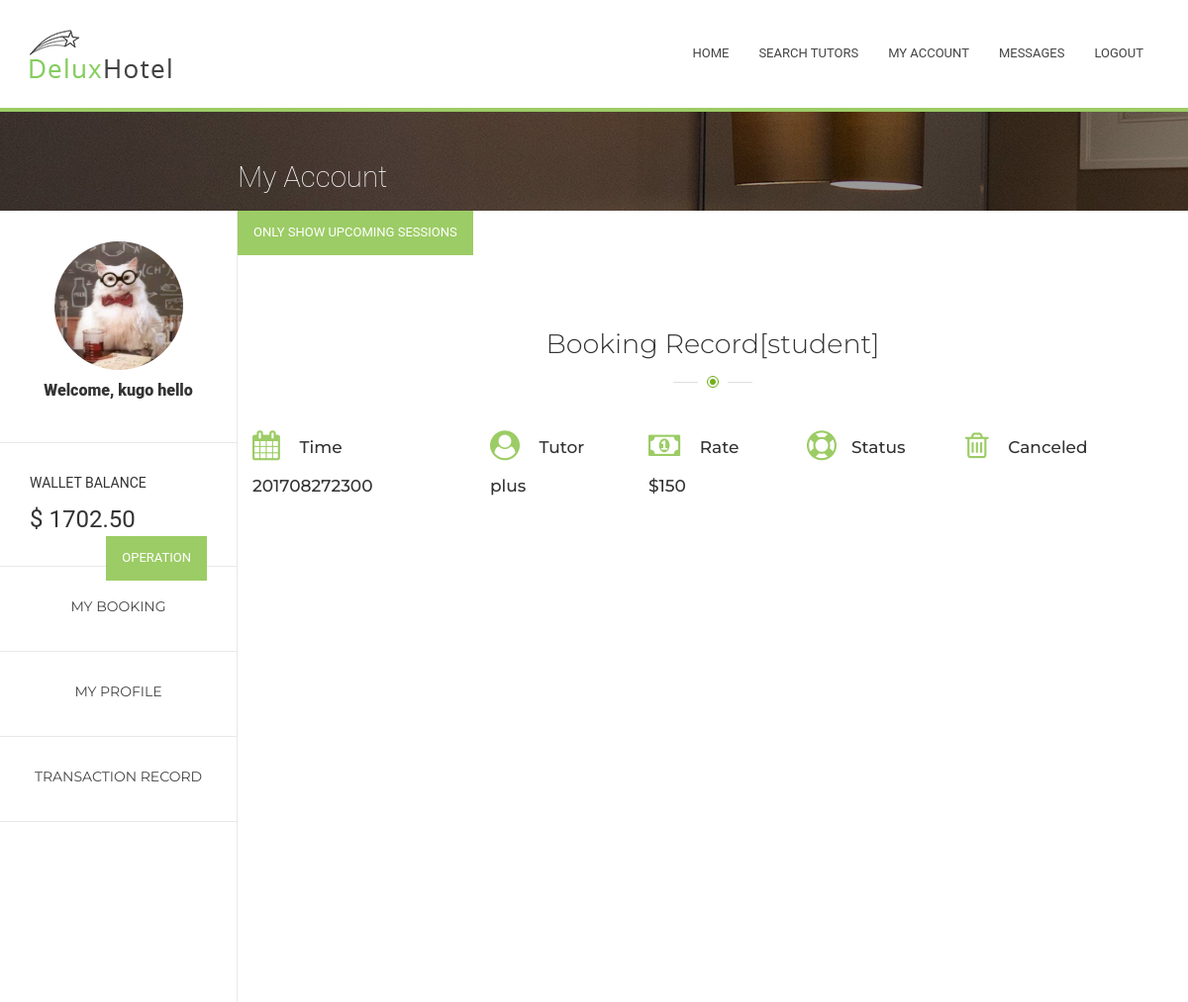
The app's page /Tutorial/4/myAccount/mybooking/ (signed in), older data.
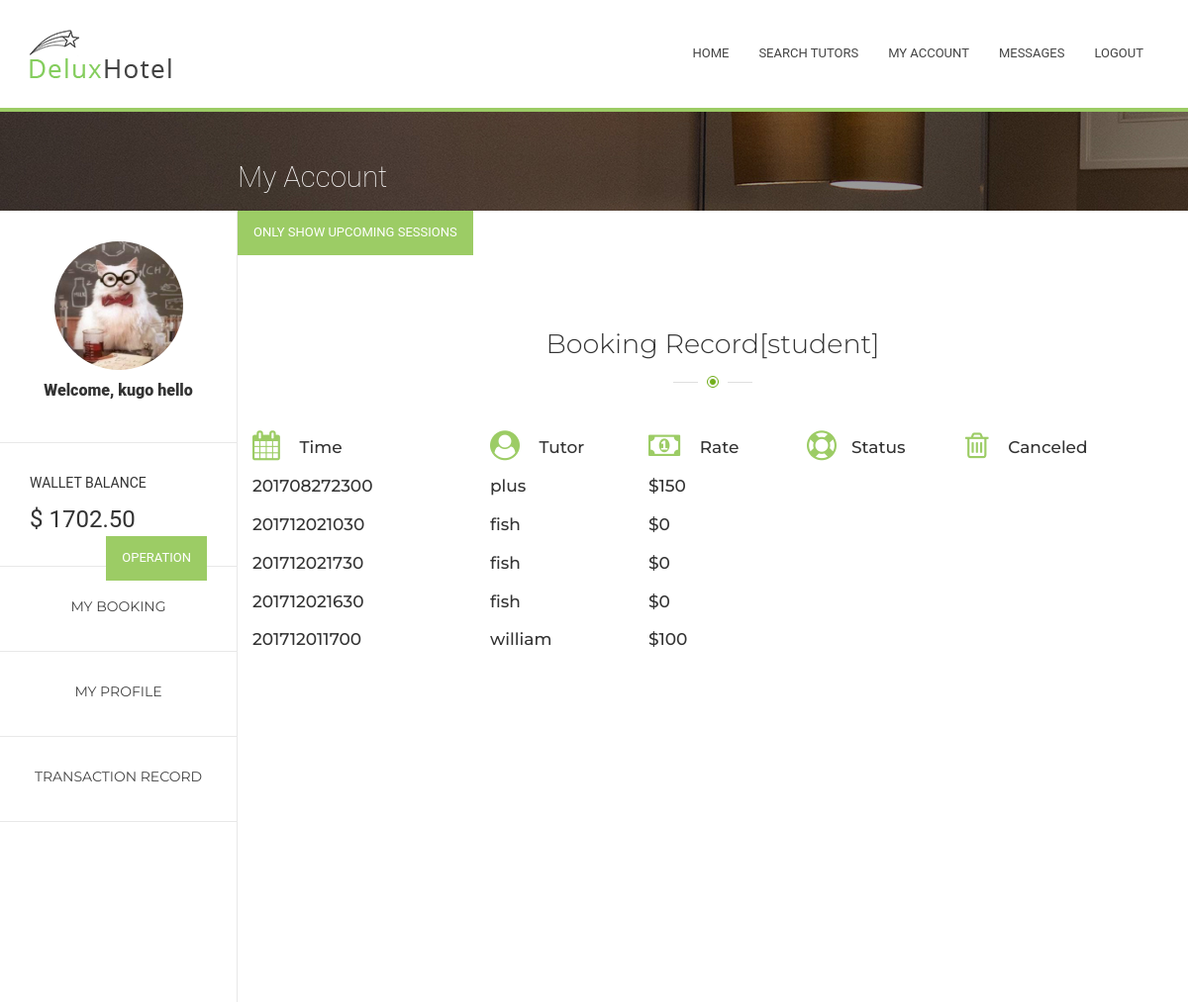
The same page, newer data.
### Tutorial/models.py (models this page shows, shortened)
class MyUser(models.Model):
    user = models.ForeignKey(User, on_delete = models.CASCADE )
    wallet = models.ForeignKey(Wallet, on_delete = models.CASCADE)
    profile_content = models.CharField(max_length=2000, default="")
    phone = models.IntegerField(null = True)
    image = models.ImageField(upload_to='profile_image', default='profile_image/default.jpg')

class Wallet(models.Model):
    balance = models.DecimalField(max_digits=10, decimal_places=2, default=0.0)

class TutorialSession(models.Model):
    starttime = models.CharField(max_length=12)  # yyyymmddhhmm
    status = models.IntegerField()
    tutor = models.ForeignKey(Tutor, on_delete=models.CASCADE)
    student =  models.ForeignKey(Student, on_delete=models.CASCADE)
    price = models.IntegerField(default=0) #TODO: notice that this price does not include commission fee
    score = models.DecimalField(max_digits=2, decimal_places=1, default=-1)  # TODO: if unevaluated, will use score = -1
    comment = models.CharField(max_length=200, default="") #TODO: score should be integer, need to detect tonight
    showname = models.IntegerField(default=1) #by default, should be not anonymous

class Tutor(models.Model):
    myuser = models.ForeignKey(MyUser, on_delete=models.CASCADE,null=True)
    timeslot = models.CharField(max_length=672, default="111111111111111111111111111111111111111111111111111111111111111111111111111111111111111111111111111111111111111111111111111111111111111111111111111111111111111111111111111111111111111111111111111111111111111111111111111111111111111111111111111111111111111111111111111111111111111111111111111111111111111111111111111111111111111111111111") #for private tutor todo: should update every half an hour
    hourly_rate = models.IntegerField(default=0) #todo: eight digit for student so can tell if he have
    university = models.ForeignKey(University, on_delete=models.CASCADE, null=True)
    showProfile = models.BooleanField(default=False)
    average = models.DecimalField(max_digits=2, decimal_places=1, default=0)
    reviewed_times = models.IntegerField(default=0) #this means no one has done evaluation for him yet
    def __str__(self):
        if self.myuser is None:
            return "null"
        else:
            return self.myuser.user.username

### Tutorial/views.py (the view)
# urls.py: url(r'^(?P<myuser_id>[0-9]+)/myAccount/mybooking/$', views.mybooking, name='mybooking'),
def mybooking(request, myuser_id):
    if not request.user.is_authenticated() or request.user.is_anonymous(): #visitor or client
        return HttpResponseRedirect('/Tutorial/login/')
    if not MyUser.objects.filter(user=request.user):
        return HttpResponseRedirect('/Tutorial/admin/')
    myuser = MyUser.objects.get(user=request.user) #myuser = get_object_or_404(MyUser, pk=myuser_id)
    isstudent = "0"
    istutor = "0"
    if Student.objects.filter(myuser=myuser):
        mystudent = Student.objects.get(myuser = myuser)
        booking = TutorialSession.objects.filter(student=mystudent)
        isstudent = "1"
    else:
        booking= ""
    if Tutor.objects.filter(myuser=myuser):
        mytutor = Tutor.objects.get(myuser=myuser)
        booked = TutorialSession.objects.filter(tutor=mytutor)
        istutor = "1"
        return render(request, 'myaccount/mybooking.html',{'user': myuser, 'session_list': booking, "booked_list": booked, 'isstudent': isstudent,'istutor': istutor, 'tutor': mytutor})
    else:
        booked=""
    return render(request, 'myaccount/mybooking.html', {'user': myuser , 'session_list': booking, "booked_list": booked, 'isstudent': isstudent, 'istutor': istutor })

### Tutorial/templates/myaccount/mybooking.html (shortened to what this page needs)
{% extends "myaccount/myaccount.html" %}
{% block right %}
<div class="upcoming btn btn-default"  id="reviewPanel" >Only show upcoming sessions</div>
<div id="content1" >
    {% if isstudent == "1" %}
    <section class="section">
      <div class="container">
        <div class="title-main"><h2 class="h2">Booking Record[student]</h2></div>
         <div class="row">
          <div class="col-lg-3 col-md-4 col-sm-6">
            <h3 class="service_title"><i class="fa fa-calendar"></i> Time</h3>
          </div>
          <div class="col-lg-2 col-md-4 col-sm-6">
            <h3 class="service_title"><i class="fa fa-user-circle"></i> Tutor</h3>
          </div>
          <div class="col-lg-2 col-md-4 col-sm-6">
            <h3 class="service_title"><i class="fa fa-money"></i> Rate</h3>
          </div>
          <div class="col-lg-2 col-md-4 col-sm-6">
            <h3 class="service_title"><i class="fa fa-life-ring"></i>Status </h3>
          </div>
          <div class="col-lg-2 col-md-4 col-sm-6">
            <h3 class="service_title"><i class="fa fa-trash-o"></i> Canceled</h3>
          </div>
        </div>
          {% if session_list != "" %}
          {% for session in  session_list %}
               <div class="row">
          <div class="col-lg-3 col-md-4 col-sm-6">
            <h3 class="service_title">{{ session.starttime }}</h3>
          </div>
          <div class="col-lg-2 col-md-4 col-sm-6">
            <h3 class="service_title"> {{ session.tutor }}</h3>
          </div>
          <div class="col-lg-2 col-md-4 col-sm-6">
            <h3 class="service_title"> ${{ session.price }}</h3>
          </div>
        </div>
          {% endfor %}
          {% endif %}
      </div>
    </section>
    {% endif %}
{% endblock %}

### Tutorial/templates/myaccount/myaccount.html (shortened to what this page needs)
{% extends "Menu.html" %}
{% block content %}
<section class="breadcrumbs" style="background-image: url(/static/bootstrap/images/breadcrumbs/best-room.jpg)">
    <div class="right">
    <div class="row">
          <div class="col-md-6">
            <h1 class="h1">My Account</h1>
          </div>
        </div>
    </div>
        </section>
    <div class="left">
             <div class="avater" style="text-align : center;">
                    <img src="/static/bootstrap/images/best-rooms/1.jpg" style="width : 130px; height: 130px; border-radius: 130px; ">
                    <div class="small">Welcome, {{user.user.first_name}} {{user.user.last_name}}</div>
                 </div>
              <div class="avater" >
                  <div style="margin-bottom : 10px;">WALLET BALANCE</div>
                  <div style="font-size: 18pt; font-weight: 400; margin-top: 5px; margin-bottom: 0;">$ {{user.wallet.balance}}
                   <a href="{% url 'Tutorial:mywallet' user.id %}" class="moneyButton" ><div class ="btn btn-default">OPERATION</div></a>
                </div>
              </div>
              <a href="{% url 'Tutorial:mybooking' user.id %}"><div class="navbox">
                <div class="best-tutor_t">MY BOOKING</div>
                </div></a>
            <a href="{% url 'Tutorial:myprofile' user.id %}">
              <div class="navbox" >
                <div class="best-tutor_t">MY PROFILE</div>
                </div>
                </a>
            <a href="{% url 'Tutorial:mytransaction' user.id %}">
                <div class="navbox" >
                    <div class="best-tutor_t">TRANSACTION RECORD</div>
                </div>
            </a>
     </div>
        <div class="right">
{% block right %}{% endblock%}
{% endblock %}

### Tutorial/templates/Menu.html (shortened to what this page needs)
<!DOCTYPE html>
<html style="height : 100%;">
	<head>
         <link rel="stylesheet" href="/static/bootstrap/css/style.css">
        <link rel="stylesheet" href="/static/bootstrap/css/style1.css">
         <link rel="stylesheet" href="/static/bootstrap/css/responsive.css">
	</head>
	<body style="height : 100%;">
		<header class="header">
      <div class="header-bottom">
        <nav class="navbar navbar-universal navbar-custom">
          <div class="container">
            <div class="row">
              <div class="col-lg-3">
                <div class="logo"><a href="index.html" class="navbar-brand page-scroll"><img src="/static/bootstrap/images/logo/logo.png" alt="logo"></a></div>
              </div>
              <div class="col-lg-9">
                <div class="collapse navbar-collapse navbar-main-collapse">
                  <ul class="nav navbar-nav navbar-right">
                      {% if request.user.is_authenticated %}
                    <li><a href="#">Home</a></li>
                    <li><a href="{% url 'Tutorial:index' user.id %}">Search Tutors</a></li>
                    <li><a href="{% url 'Tutorial:mybooking' user.id %}">My Account</a></li>
                    <li><a href="{% url 'Tutorial:message' user.id %}">Messages</a></li>
                    <li><a href="{% url 'Tutorial:logout' %}">Logout</a></li>
                      {% else %}<li><a href="#">Home</a></li>
                    <li><a href="{% url 'Tutorial:login' %}">Search Tutors</a></li>
                    <li><a href="{% url 'Tutorial:login' %}">My Account</a></li>
                    <li><a href="{% url 'Tutorial:login' %}">Messages</a></li>
                    <li><a href="{% url 'Tutorial:login' %}">Login</a></li>
                      {% endif %}
                  </ul>
                </div>
              </div>
            </div>
          </div>
        </nav>
      </div>
</header>
        <div style="height : 100%">
        {% block content %}{% endblock %}
        </div>
	</body>
</html>

Row changes from the older to the newer data that the page shows:
added TutorialSession: starttime "201712021030", tutor "fish", price "0"
added TutorialSession: starttime "201712021730", tutor "fish", price "0"
added TutorialSession: starttime "201712021630", tutor "fish", price "0"
added TutorialSession: starttime "201712011700", tutor "william", price "100"
